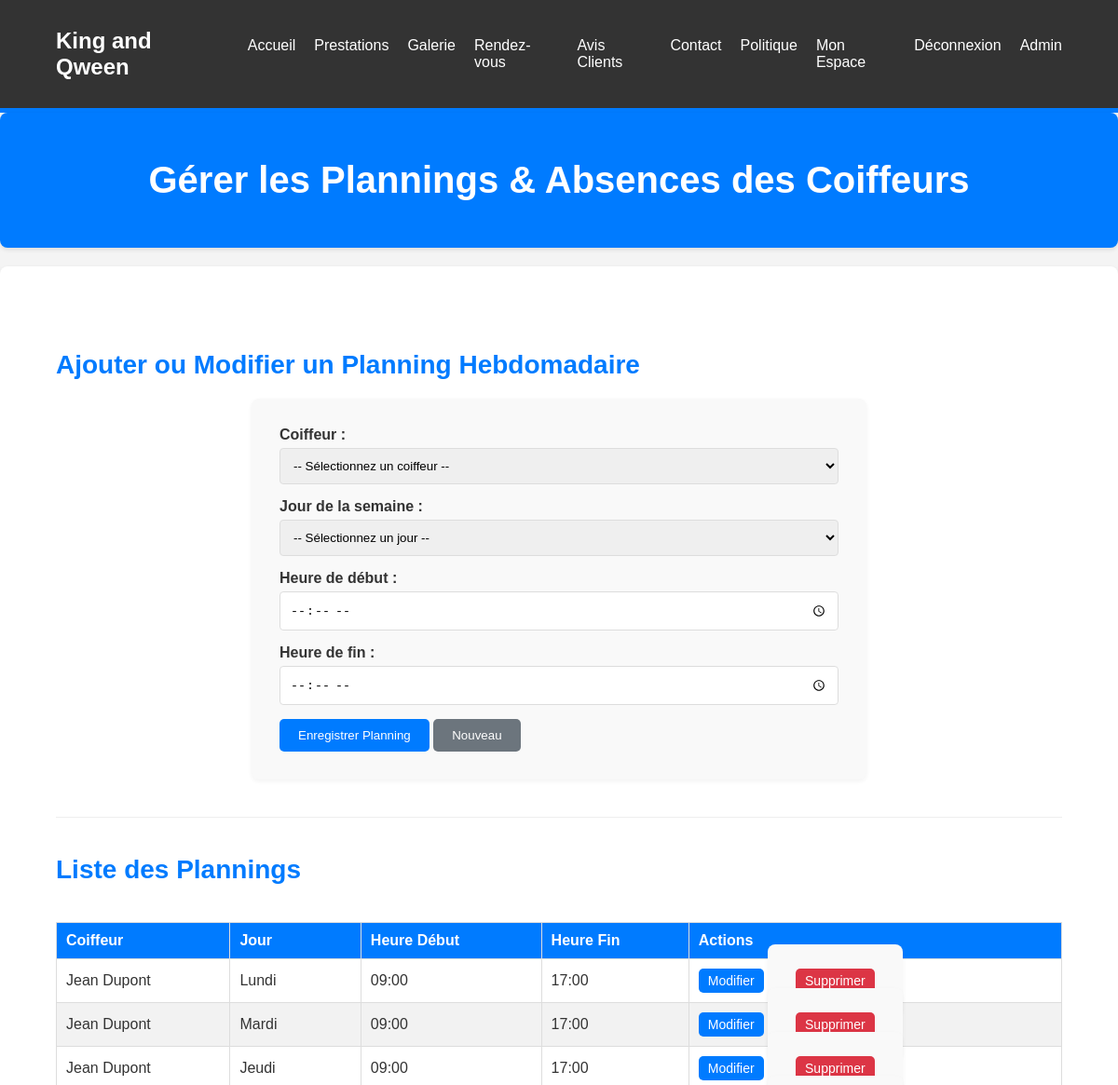
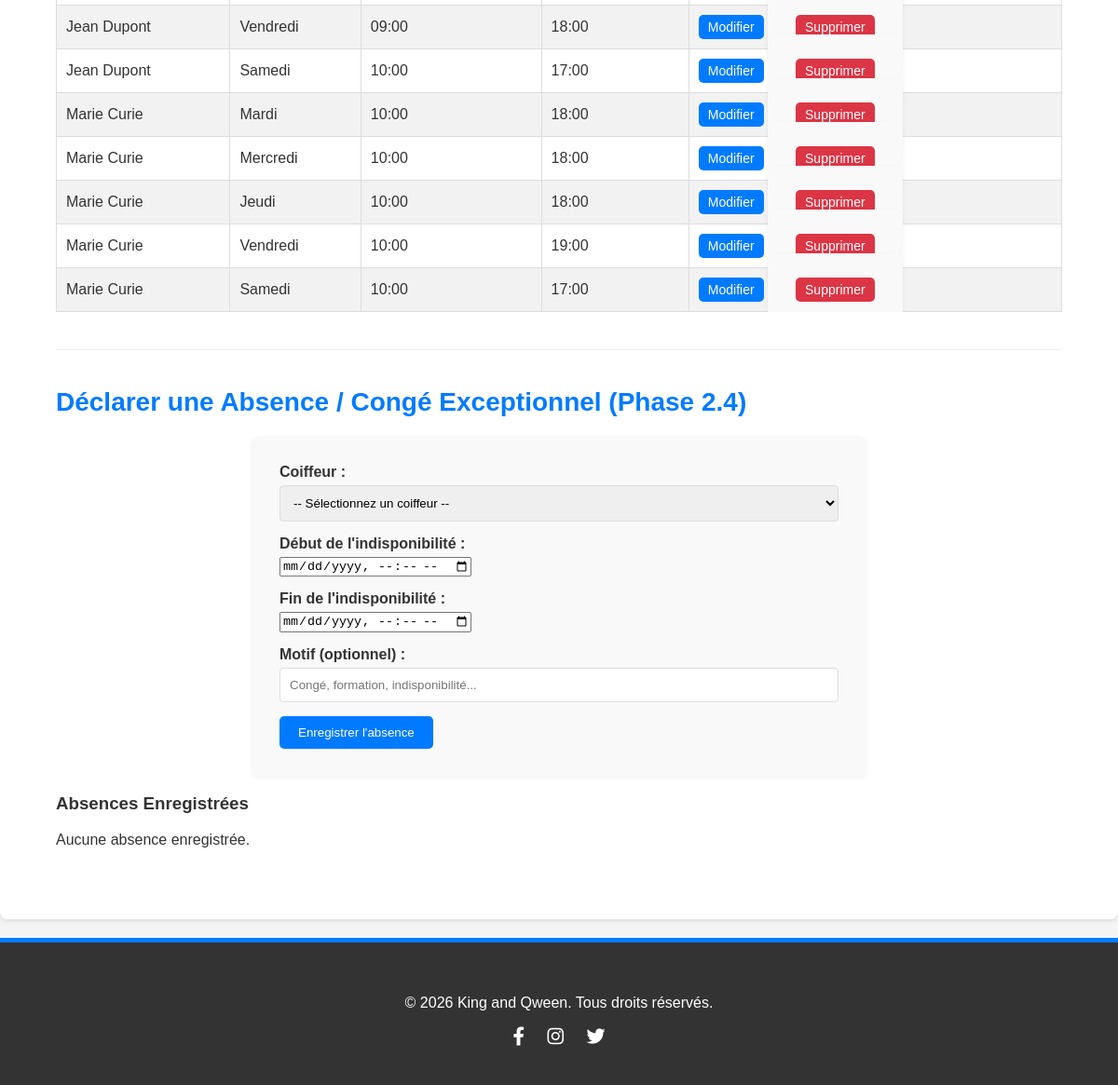
The app's page /backend/admin_plannings.php (signed in) with its own data (2 pictures, top to bottom).
### tables this page shows
CREATE TABLE `plannings` (
  `id` int(11) NOT NULL AUTO_INCREMENT,
  `coiffeur_id` int(11) NOT NULL,
  `jour_semaine` enum('Lundi','Mardi','Mercredi','Jeudi','Vendredi','Samedi','Dimanche') NOT NULL,
  `heure_debut` time NOT NULL,
  `heure_fin` time NOT NULL,
  PRIMARY KEY (`id`),
  UNIQUE KEY `uq_planning_coiffeur_jour_debut` (`coiffeur_id`, `jour_semaine`, `heure_debut`),
  KEY `idx_plannings_coiffeur_jour` (`coiffeur_id`, `jour_semaine`),
  CONSTRAINT `fk_plannings_coiffeur` FOREIGN KEY (`coiffeur_id`) REFERENCES `coiffeurs`(`id`) ON DELETE CASCADE,
  CONSTRAINT `chk_planning_heures` CHECK (`heure_debut` < `heure_fin`)
);

CREATE TABLE `users` (
  `id` int(11) NOT NULL AUTO_INCREMENT,
  `username` varchar(255) NOT NULL,
  `email` varchar(255) NOT NULL UNIQUE,
  `password` varchar(255) NOT NULL,
  `role` enum('client','coiffeur','admin') NOT NULL DEFAULT 'client',
  `reset_token` varchar(100) DEFAULT NULL,
  `reset_token_expiry` datetime DEFAULT NULL,
  `failed_login_attempts` int(11) NOT NULL DEFAULT 0,
  `locked_until` datetime DEFAULT NULL,
  `created_at` datetime DEFAULT CURRENT_TIMESTAMP,
  `updated_at` datetime DEFAULT CURRENT_TIMESTAMP ON UPDATE CURRENT_TIMESTAMP,
  PRIMARY KEY (`id`),
  KEY `idx_users_role` (`role`),
  KEY `idx_users_reset_token` (`reset_token`)
);

### backend/admin_plannings.php (the view, shortened to what this page needs)
<?php
require_once __DIR__ . "/../includes/db.php";
$plannings = [];
$absences = [];
$sql_plannings = "SELECT p.id, p.jour_semaine, p.heure_debut, p.heure_fin, u.username AS coiffeur_nom, c.id AS coiffeur_id
                  FROM plannings p
                  JOIN coiffeurs c ON p.coiffeur_id = c.id
                  JOIN users u ON c.user_id = u.id
                  ORDER BY u.username,
                  CASE p.jour_semaine
                    WHEN 'Lundi' THEN 1
                    WHEN 'Mardi' THEN 2
                    WHEN 'Mercredi' THEN 3
                    WHEN 'Jeudi' THEN 4
                    WHEN 'Vendredi' THEN 5
                    WHEN 'Samedi' THEN 6
                    WHEN 'Dimanche' THEN 7
                  END, p.heure_debut ASC";
if ($result = $mysqli->query($sql_plannings)) {
    while ($row = $result->fetch_assoc()) {
        $plannings[] = $row;
    }
}
include __DIR__ . "/../includes/header.php";
?>
<section class="page-title">
    <div class="container">
        <h1>Gérer les Plannings &amp; Absences des Coiffeurs</h1>
    </div>
</section>
<section class="admin-content">
    <div class="container">
        <h2>Ajouter ou Modifier un Planning Hebdomadaire</h2>
        <form action="<?php echo htmlspecialchars($_SERVER["PHP_SELF"]); ?>" method="post">
            <div class="form-group">
                <label for="coiffeur_id_select">Coiffeur :</label>
                <select name="coiffeur_id" id="coiffeur_id_select" required>
                    <option value="">-- Sélectionnez un coiffeur --</option>
                </select>
            </div>
            <div class="form-group">
                <label for="jour_semaine_select">Jour de la semaine :</label>
                <select name="jour_semaine" id="jour_semaine_select" required>
                    <option value="">-- Sélectionnez un jour --</option>
                </select>
            </div>
            <div class="form-group">
                <label for="heure_debut_input">Heure de début :</label>
                <input type="time" name="heure_debut" id="heure_debut_input" required>
            </div>
            <div class="form-group">
                <label for="heure_fin_input">Heure de fin :</label>
                <input type="time" name="heure_fin" id="heure_fin_input" required>
            </div>
            <button type="submit" class="btn">Enregistrer Planning</button>
            <button type="button" class="btn btn-secondary" onclick="resetPlanningForm();">Nouveau</button>
        </form>
        <hr>
        <h2>Liste des Plannings</h2>
        <?php if (empty($plannings)): ?>
            <div class="alert alert-info">
                <p>Aucun planning n'a été créé pour le moment.</p>
            </div>
        <?php else: ?>
            <div class="table-responsive">
                <table class="table">
                    <thead>
                        <tr>
                            <th>Coiffeur</th>
                            <th>Jour</th>
                            <th>Heure Début</th>
                            <th>Heure Fin</th>
                            <th>Actions</th>
                        </tr>
                    </thead>
                    <tbody>
                        <?php foreach ($plannings as $planning): ?>
                            <tr>
                                <td><?php echo htmlspecialchars($planning["coiffeur_nom"]); ?></td>
                                <td><?php echo htmlspecialchars($planning["jour_semaine"]); ?></td>
                                <td><?php echo htmlspecialchars(substr($planning["heure_debut"], 0, 5)); ?></td>
                                <td><?php echo htmlspecialchars(substr($planning["heure_fin"], 0, 5)); ?></td>
                                <td>
                                    <button type="button" class="btn btn-sm btn-edit" onclick="editPlanning(<?php echo htmlspecialchars(json_encode($planning), ENT_QUOTES, 'UTF-8'); ?>)">Modifier</button>
                                    <form action="<?php echo htmlspecialchars($_SERVER["PHP_SELF"]); ?>" method="post" style="display:inline;" onsubmit="return confirm('Êtes-vous sûr de vouloir supprimer ce planning ?');">
                                        <button type="submit" class="btn btn-sm btn-danger">Supprimer</button>
                                    </form>
                                </td>
                            </tr>
                        <?php endforeach; ?>
                    </tbody>
                </table>
            </div>
        <?php endif; ?>
        <hr>
        <h2>Déclarer une Absence / Congé Exceptionnel (Phase 2.4)</h2>
        <form action="<?php echo htmlspecialchars($_SERVER["PHP_SELF"]); ?>" method="post">
            <div class="form-group">
                <label for="abs_coiffeur_id">Coiffeur :</label>
                <select name="coiffeur_id" id="abs_coiffeur_id" required>
                    <option value="">-- Sélectionnez un coiffeur --</option>
                </select>
            </div>
            <div class="form-group">
                <label for="date_debut">Début de l'indisponibilité :</label>
                <input type="datetime-local" name="date_debut" id="date_debut" required>
            </div>
            <div class="form-group">
                <label for="date_fin">Fin de l'indisponibilité :</label>
                <input type="datetime-local" name="date_fin" id="date_fin" required>
            </div>
            <div class="form-group">
                <label for="motif">Motif (optionnel) :</label>
                <input type="text" name="motif" id="motif" maxlength="255" placeholder="Congé, formation, indisponibilité...">
            </div>
            <button type="submit" class="btn">Enregistrer l'absence</button>
        </form>
        <h3>Absences Enregistrées</h3>
        <?php if (empty($absences)): ?>
            <p>Aucune absence enregistrée.</p>
        <?php endif; ?>
    </div>
</section>
<?php include __DIR__ . "/../includes/footer.php"; ?>

### assets/css/style.css (style rules this page uses)
body { font-family: Arial, sans-serif; margin: 0; padding: 0; background-color: #f4f4f4; color: #333; }
.container { width: 90%; max-width: 1200px; margin: 0 auto; padding: 20px 0; }
.btn { display: inline-block; background-color: #007bff; color: white; padding: 10px 20px; border-radius: 5px; text-align: center; transition: background-color 0.3s ease; border: none; cursor: pointer; }
.btn-danger { background-color: #dc3545; }
.btn-secondary { background-color: #6c757d; }
section { padding: 40px 0; background-color: white; margin-bottom: 20px; border-radius: 8px; box-shadow: 0 2px 5px rgba(0,0,0,0.1); }
section h2 { text-align: center; margin-bottom: 30px; font-size: 36px; color: #007bff; }
.form-group { margin-bottom: 15px; }
.form-group label { display: block; margin-bottom: 5px; font-weight: bold; }
.form-group input[type="text"], .form-group input[type="email"], .form-group input[type="password"], .form-group input[type="date"], .form-group input[type="time"], .form-group input[type="number"], .form-group select, .form-group textarea { width: 100%; padding: 10px; border: 1px solid #ddd; border-radius: 4px; box-sizing: border-box; }
.auth-form, .appointment-form, .contact-form, .review-form, .admin-content form { background-color: #f9f9f9; padding: 30px; border-radius: 8px; box-shadow: 0 2px 5px rgba(0,0,0,0.05); max-width: 600px; margin: 0 auto; }
.client-dashboard table, .admin-content table { width: 100%; border-collapse: collapse; margin-top: 20px; }
.client-dashboard th, .client-dashboard td, .admin-content th, .admin-content td { border: 1px solid #ddd; padding: 10px; text-align: left; }
.client-dashboard th, .admin-content th { background-color: #007bff; color: white; }
.client-dashboard tr:nth-child(even), .admin-content tr:nth-child(even) { background-color: #f2f2f2; }
.admin-content h2 { text-align: left; margin-top: 30px; margin-bottom: 20px; color: #007bff; font-size: 28px; }
.admin-content hr { margin: 40px 0; border: 0; border-top: 1px solid #eee; }
.table-responsive { overflow-x: auto; }
.page-title { background-color: #007bff; color: white; padding: 30px 0; margin-bottom: 20px; text-align: center; border-radius: 8px; }
.page-title h1 { margin: 0; font-size: 40px; }
.btn-sm { padding: 5px 10px; font-size: 14px; }

### records on screen
plannings: users.username "Jean Dupont", jour_semaine "Lundi", heure_debut "09:00", heure_fin "17:00"
plannings: users.username "Jean Dupont", jour_semaine "Mardi", heure_debut "09:00", heure_fin "17:00"
plannings: users.username "Jean Dupont", jour_semaine "Jeudi", heure_debut "09:00", heure_fin "17:00"
plannings: users.username "Jean Dupont", jour_semaine "Vendredi", heure_debut "09:00", heure_fin "18:00"
plannings: users.username "Jean Dupont", jour_semaine "Samedi", heure_debut "10:00", heure_fin "17:00"
plannings: users.username "Marie Curie", jour_semaine "Mardi", heure_debut "10:00", heure_fin "18:00"
plannings: users.username "Marie Curie", jour_semaine "Mercredi", heure_debut "10:00", heure_fin "18:00"
plannings: users.username "Marie Curie", jour_semaine "Jeudi", heure_debut "10:00", heure_fin "18:00"
plannings: users.username "Marie Curie", jour_semaine "Vendredi", heure_debut "10:00", heure_fin "19:00"
plannings: users.username "Marie Curie", jour_semaine "Samedi", heure_debut "10:00", heure_fin "17:00"
